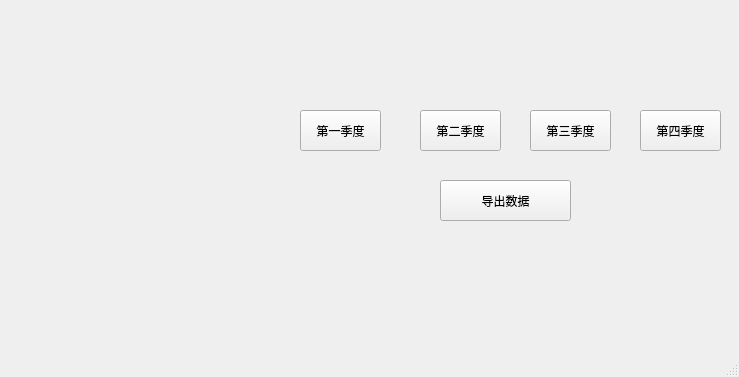
<?xml version="1.0" encoding="UTF-8"?>
<ui version="4.0">
 <class>dialog3</class>
 <widget class="QMainWindow" name="dialog3">
  <property name="geometry">
   <rect>
    <x>0</x>
    <y>0</y>
    <width>739</width>
    <height>377</height>
   </rect>
  </property>
  <property name="windowTitle">
   <string>消防监督抽查系统</string>
  </property>
  <widget class="QWidget" name="centralwidget">
   <widget class="QPushButton" name="firstBtn">
    <property name="geometry">
     <rect>
      <x>300</x>
      <y>110</y>
      <width>81</width>
      <height>41</height>
     </rect>
    </property>
    <property name="styleSheet">
     <string notr="true">font: 10pt &quot;微软雅黑&quot;;</string>
    </property>
    <property name="text">
     <string>第一季度</string>
    </property>
   </widget>
   <widget class="QPushButton" name="secondBtn">
    <property name="geometry">
     <rect>
      <x>420</x>
      <y>110</y>
      <width>81</width>
      <height>41</height>
     </rect>
    </property>
    <property name="styleSheet">
     <string notr="true">font: 10pt &quot;微软雅黑&quot;;</string>
    </property>
    <property name="text">
     <string>第二季度</string>
    </property>
   </widget>
   <widget class="QPushButton" name="thirdBtn">
    <property name="geometry">
     <rect>
      <x>530</x>
      <y>110</y>
      <width>81</width>
      <height>41</height>
     </rect>
    </property>
    <property name="styleSheet">
     <string notr="true">font: 10pt &quot;微软雅黑&quot;;</string>
    </property>
    <property name="text">
     <string>第三季度</string>
    </property>
   </widget>
   <widget class="QPushButton" name="fourthBtn">
    <property name="geometry">
     <rect>
      <x>640</x>
      <y>110</y>
      <width>81</width>
      <height>41</height>
     </rect>
    </property>
    <property name="styleSheet">
     <string notr="true">font: 10pt &quot;微软雅黑&quot;;</string>
    </property>
    <property name="text">
     <string>第四季度</string>
    </property>
   </widget>
   <widget class="QPushButton" name="exportBtn">
    <property name="geometry">
     <rect>
      <x>440</x>
      <y>180</y>
      <width>131</width>
      <height>41</height>
     </rect>
    </property>
    <property name="styleSheet">
     <string notr="true">font: 10pt &quot;微软雅黑&quot;;</string>
    </property>
    <property name="text">
     <string>导出数据</string>
    </property>
   </widget>
  </widget>
  <widget class="QMenuBar" name="menubar">
   <property name="geometry">
    <rect>
     <x>0</x>
     <y>0</y>
     <width>739</width>
     <height>26</height>
    </rect>
   </property>
  </widget>
  <widget class="QStatusBar" name="statusbar"/>
 </widget>
 <resources/>
 <connections/>
</ui>
